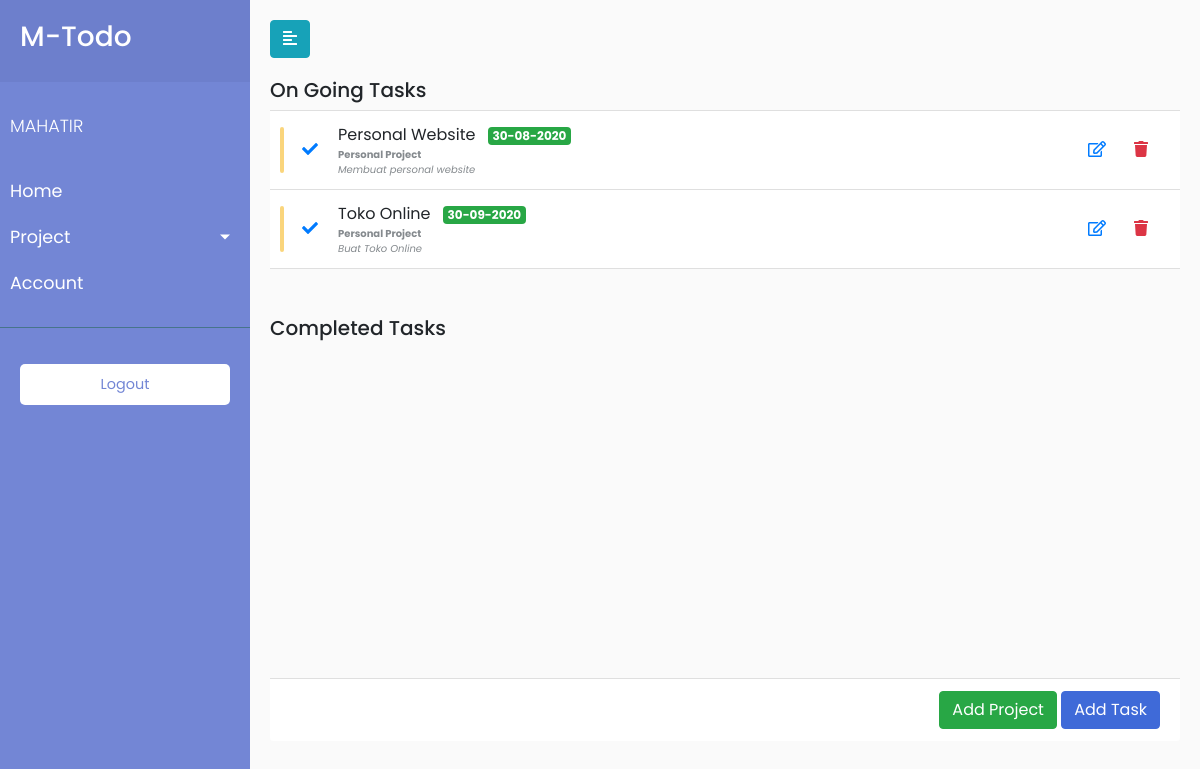
Screenshot of / (signed in) with the database file from the repository.
### todaApp/models.py (models this page shows, shortened)
class User(db.Model, UserMixin):
    id = db.Column(db.Integer, primary_key=True)
    username = db.Column(db.String(20), unique=True, nullable=False)
    email = db.Column(db.String(120), unique=True, nullable=False)
    image_file = db.Column(db.String(20), nullable=False, default='default.jpg')
    password = db.Column(db.String(60), nullable=False)
    task = db.relationship('Task', backref='author', lazy=True, cascade="all, delete, delete-orphan")
    project = db.relationship('Project', backref='author', lazy=True, cascade="all, delete, delete-orphan")

class Task(db.Model):
    __tablename__ = 'tasks'
    id = db.Column(db.Integer, primary_key=True)
    title = db.Column(db.String(200), nullable=False)
    description = db.Column(db.String(300))
    due_date = db.Column(db.DateTime, nullable=False, default=datetime.utcnow)
    completed = db.Column(db.Boolean, default=False)
    project = db.Column(db.Integer, db.ForeignKey('projects.id'))
    user = db.Column(db.Integer, db.ForeignKey('user.id'))

class Project(db.Model):
    __tablename__ = 'projects'
    id = db.Column(db.Integer, primary_key=True)
    title = db.Column(db.String(200), nullable=False)
    description = db.Column(db.String(300))
    due_date = db.Column(db.DateTime, nullable=False, default=datetime.utcnow)
    completed = db.Column(db.Boolean, default=False)
    user = db.Column(db.Integer, db.ForeignKey('user.id'))
    task = db.relationship('Task', backref='task', lazy=True, cascade="all, delete, delete-orphan")

### todaApp/main/routes.py (the view)
@main.route("/")
@login_required
def home():
    tasks= Task.query.filter_by(completed=False, user=current_user.id).order_by(Task.due_date).all()
    tasks_complete = Task.query.filter_by(completed=True, user=current_user.id).order_by(Task.due_date).all()
    projects = Project.query.filter_by(user=current_user.id).all()
    return render_template('home.html', tasks=tasks, projects=projects, tasks_complete=tasks_complete)

### todaApp/models.py (called while the page is built)
@login_manager.user_loader
def load_user(user_id):
    return User.query.get(int(user_id))

### todaApp/templates/home.html (shortened to what this page needs)
{% extends 'layout.html'%}
{% block content %}
<div class="wrapper">
    {% include 'sidebar.html' %}
    <div id="content">
        <div class="toggler">
            <button type="button" id="sidebarCollapse" class="btn btn-info">
                <i class="fas fa-align-left"></i>
            </button>
        </div>
        <div class="task-content">
            <div class="scroll-area-sm">
                <perfect-scrollbar class="ps-show-limits">
                    <div style="position: static;" class="ps ps--active-y">
                        <div class="ps-content">
                            <h5>On Going Tasks</h5>
                            <ul class=" list-group list-group-flush">
                                {% for task in tasks %}
                                <li class="list-group-item">
                                    <div class="todo-indicator bg-warning"></div>
                                    <div class="widget-content p-0">
                                        <div class="widget-content-wrapper">
                                            <div class="widget-content-left mr-2">
                                                <button class="border-0 btn-transition btn btn-outline-primary">
                                                    <a href="{{ url_for('tasks.complete_task', todo_id=task.id) }}">
                                                        <i class="fa fa-check"></i>
                                                    </a>
                                                </button>
                                            </div>
                                            <div class="widget-content-left">
                                                <div class="widget-heading">{{task.title}} <div
                                                        class="badge badge-success ml-2">
                                                        {{task.due_date.strftime('%d-%m-%Y')}}</div>
                                                </div>
                                                <div class="widget-subheading">
                                                    <a href="{{url_for('tasks.update_project', project_id=task.project)}}"><strong>{{ task.task.title}}</strong></a> <br>
                                                    <i>{{task.description}}</i>
                                                </div>
                                            </div>
                                            <div class="widget-content-right">
                                                <button class="border-0 btn-transition btn btn-outline-primary">
                                                    <a href="{{ url_for('tasks.update_task', todo_id=task.id) }}"><i
                                                            class="far fa-edit"></i></a>
                                                </button>
                                                <button class="border-0 btn-transition btn btn-outline-danger">
                                                    <a href="{{ url_for('tasks.delete_task', todo_id=task.id) }}"><i
                                                            class="fa fa-trash"></i> </a>
                                                </button>
                                            </div>
                                        </div>
                                    </div>
                                </li>
                                {% endfor %}
                            </ul>
                            <br>
                            <br>
                            <h5>Completed Tasks</h5>
                        </div>
                    </div>
                </perfect-scrollbar>
            </div>
            <div class="d-block text-right card-footer">
                <a href="{{url_for('tasks.newProject')}}"> <button class="btn btn-success">Add Project</button></a>
                <a href="{{url_for('tasks.newTask')}}"><button class="btn btn-primary">Add Task</button></a>
            </div>
        </div>
    </div>
</div>
{% endblock content%}

### todaApp/templates/sidebar.html (shortened to what this page needs)
<nav id="sidebar">
    <div class="sidebar-header">
        <h3>M-Todo</h3>
    </div>
    <ul class="list-unstyled components">
        <p>{{current_user.username | upper}}</p>
        <li>
            <a href="{{ url_for('main.home')}}">Home</a>
        </li>
        <li>
            <a href="#pageSubmenu" data-toggle="collapse" aria-expanded="false" class="dropdown-toggle">Project</a>
        </li>
        <li>
            <a href="{{ url_for('users.account')}}">Account</a>
        </li>
    </ul>
    <ul class="list-unstyled CTAs">
        <li>
            <a href="{{url_for('users.logout')}}" class="download">Logout</a>
        </li>
    </ul>
</nav>

### todaApp/static/css/all.css (style rules this page uses)
.fa-align-left:before { content: "\f036"; }
.fa-check:before { content: "\f00c"; }
.fa-edit:before { content: "\f044"; }
.fa-trash:before { content: "\f1f8"; }

### todaApp/static/css/style.css (style rules this page uses)
body { font-family: 'Poppins', sans-serif; background: #fafafa; overflow-y: auto; }
p { font-family: 'Poppins', sans-serif; font-size: 1.1em; font-weight: 300; line-height: 1.7em; color: #999; }
a, a:hover, a:focus { color: inherit; text-decoration: none; transition: all 0.3s; }
.wrapper { display: flex; width: 100%; align-items: stretch; }
#sidebar { min-width: 250px; max-width: 250px; background: #7386D5; color: #fff; transition: all 0.3s; }
#sidebar .sidebar-header { padding: 20px; background: #6d7fcc; }
#sidebar ul.components { padding: 20px 0; border-bottom: 1px solid #47748b; }
#sidebar ul p { color: #fff; padding: 10px; }
#sidebar ul li a { padding: 10px; font-size: 1.1em; display: block; }
a[data-toggle="collapse"] { position: relative; }
.dropdown-toggle::after { display: block; position: absolute; top: 50%; right: 20px; transform: translateY(-50%); }
ul.CTAs { padding: 20px; }
ul.CTAs a { text-align: center; font-size: 0.9em !important; display: block; border-radius: 5px; margin-bottom: 5px; }
a.download { background: #fff; color: #7386D5; }
#new-project, #new-task, #project-single, #account, #content { width: 100%; padding: 20px; min-height: 100vh; transition: all 0.3s; }
.task-content { margin-top: 20px; }
i { font-style: italic }
.widget-subheading { color: #858a8e; font-size: 10px }
.scroll-area-sm { height: 75vh; overflow-x: hidden }
.list-group-item { position: relative; display: block; padding: 0.75rem 1.25rem; margin-bottom: -1px; background-color: #fff; border: 1px solid rgba(0, 0, 0, 0.125) }
.list-group { display: flex; flex-direction: column; padding-left: 0; margin-bottom: 0 }
.todo-indicator { position: absolute; width: 4px; height: 60%; border-radius: 0.3rem; left: 0.625rem; top: 20%; opacity: .6; transition: opacity .2s }
.bg-warning { background-color: #f7b924 !important }
.widget-content { padding: 1rem; flex-direction: row; align-items: center }
.widget-content .widget-content-wrapper { display: flex; flex: 1; position: relative; align-items: center }
.widget-content .widget-content-right { margin-left: auto }
.btn:not(:disabled):not(.disabled) { cursor: pointer }
.btn { position: relative; transition: color 0.15s, background-color 0.15s, border-color 0.15s, box-shadow 0.15s }
.btn-primary { color: #fff; background-color: #3f6ad8; border-color: #3f6ad8 }
.btn { position: relative; transition: color 0.15s, background-color 0.15s, border-color 0.15s, box-shadow 0.15s; outline: none !important }
.card-footer { background-color: #fff }

### rows the page displays
User: username "MAHATIR"
Task: title "Personal Website", due_date "30-08-2020", task "Personal Project", description "Membuat personal website"
Task: title "Toko Online", due_date "30-09-2020", task "Personal Project", description "Buat Toko Online"
